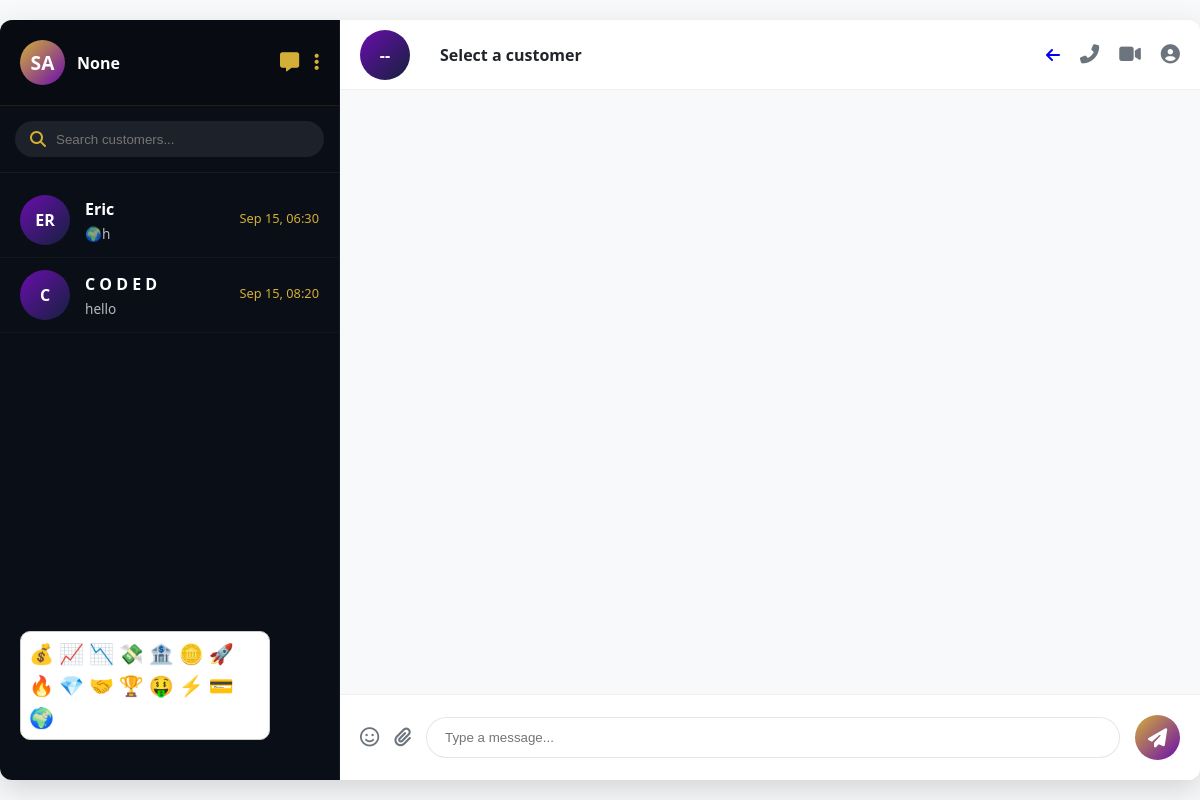
The app's page /dash/support/ (signed in), older data.
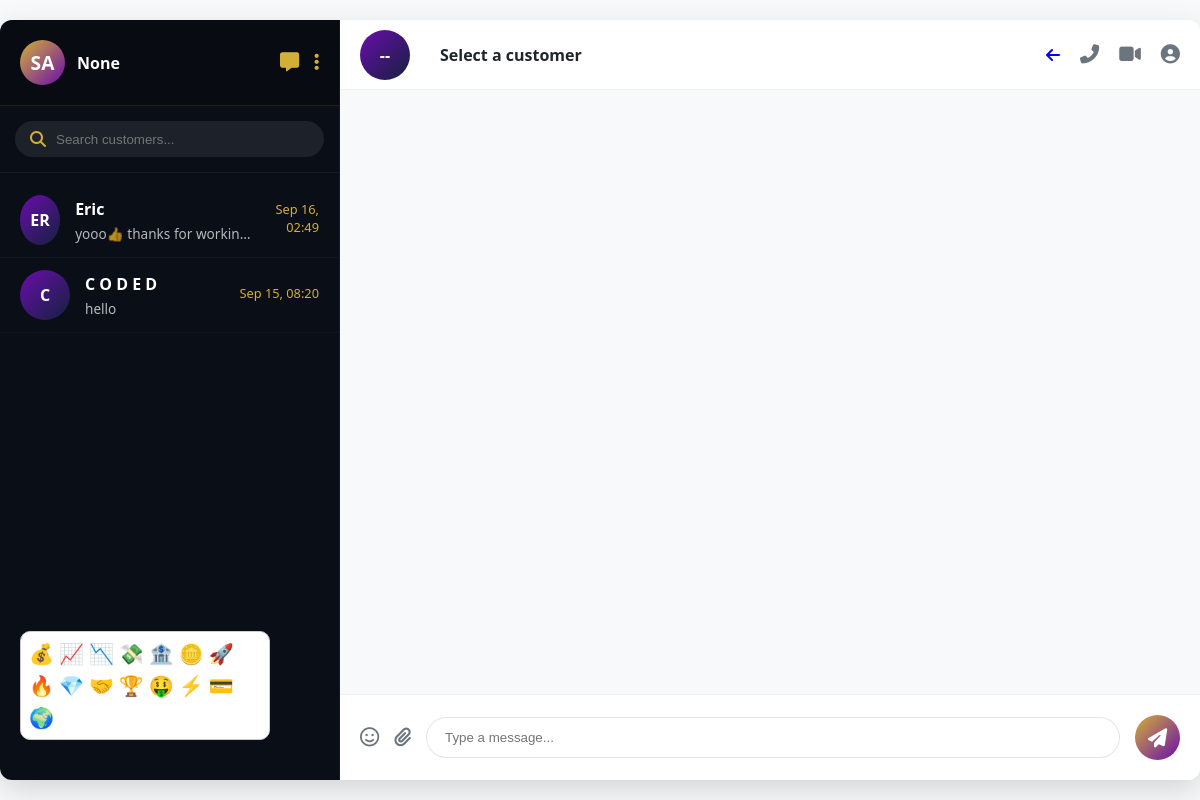
The same page, newer data.
### trade/models/customers.py (models this page shows, shortened)
class Customer(BaseModel):
    agent = models.ForeignKey(
        User, on_delete=models.CASCADE, null=True, blank=True, related_name="chat_agent"
    )
    user = models.ForeignKey(User, on_delete=models.CASCADE)
    image = models.ImageField(null=True, blank=True)
    full_name = models.CharField(max_length=100)
    country_code = models.CharField(max_length=20, null=True, blank=True)
    phone_number = models.CharField(max_length=20, null=True, blank=True)
    referial_code = models.CharField(max_length=100, null=True, blank=True)
    is_active = models.BooleanField(default=True)

### trade/models/chats.py (models this page shows, shortened)
class Conversation(BaseModel):
    customer = models.ForeignKey(
        Customer, on_delete=models.CASCADE, null=True, blank=True
    )
    support_agent = models.ForeignKey(
        SupportAgent, on_delete=models.SET_NULL, null=True, blank=True
    )
    is_active = models.BooleanField(default=True)
    class Meta:
        ordering = ["-updated_at"]

class Message(models.Model):
    MESSAGE_TYPES = (
        ("text", "Text"),
        ("file", "File"),
    )
    SENDER_TYPES = (
        ("customer", "Customer"),
        ("support", "Support Agent"),
    )
    conversation = models.ForeignKey(
        Conversation,
        on_delete=models.CASCADE,
        related_name="messages",
        null=True,
        blank=True,
    )
    sender_type = models.CharField(
        max_length=10, choices=SENDER_TYPES, default="customer"
    )
    message_type = models.CharField(
        max_length=10, choices=MESSAGE_TYPES, default="text"
    )
    content = models.TextField(blank=True, null=True)
    msg_file = models.FileField(blank=True, null=True)
    timestamp = models.DateTimeField(default=timezone.now)
    is_read = models.BooleanField(default=False)
    class Meta:
        ordering = ["timestamp"]

### trade/views.py (the view)
# urls.py: path("dash/support/", support_chat_dashboard, name="support_chat"),
@login_required
def support_chat_dashboard(request):
    support_agent, _ = SupportAgent.objects.get_or_create(
        user=request.user, defaults={"is_available": True}
    )
    customers = Customer.objects.filter(conversation__is_active=True).distinct()
    return render(
        request,
        "agent/support_chats.html",
        {
            "support_agent": support_agent,
            "customers": customers,
        },
    )

### templates/agent/support_chats.html (shortened to what this page needs)
<!DOCTYPE html>
<html lang="en">
<head>
    <link rel="stylesheet" href="https://cdnjs.cloudflare.com/ajax/libs/font-awesome/6.4.0/css/all.min.css">
</head>
<body>
    <div class="chat-container">
        <div class="sidebar">
            <div class="sidebar-header">
                <div class="user-info">
                    <div class="user-avatar">SA</div>
                    <div class="user-name">{{ support_agent.user.username }}</div>
                </div>
                <div class="sidebar-actions">
                    <button><i class="fas fa-comment-alt"></i></button>
                    <button><i class="fas fa-ellipsis-v"></i></button>
                </div>
            </div>
            <div class="search-container">
                <div class="search-box">
                    <i class="fas fa-search"></i>
                    <input type="text" placeholder="Search customers...">
                </div>
            </div>
            <div class="customers-list">
                {% for customer in customers %}
                <div class="customer-item" data-customer-id="{{ customer.id }}">
                    <div class="customer-avatar">{{ customer.full_name|slice:":2"|upper }}</div>
                    <div class="customer-info">
                        <h4>{{ customer.full_name }}</h4>
                        <p>{{ customer.conversation_set.last.messages.last.content|default:"" }}</p>
                    </div>
                    <div class="customer-meta">
                        <div class="customer-time">
                            {% if customer.conversation_set.last.updated_at %}
                                {{ customer.conversation_set.last.updated_at|date:"M d, H:i" }}
                            {% endif %}
                        </div>
                    </div>
                </div>
                {% endfor %}
            </div>
        </div>
        <div class="chat-area">
            <div class="chat-header">
                <div class="chat-partner">
                    <div class="customer-avatar">--</div>
                    <div>
                        <div class="chat-title">Select a customer</div>
                    </div>
                </div>
                <div class="chat-actions">
                    <a href="{% url 'trade:prestige_wealth' %}" class="return-button">
                        <i class="fas fa-arrow-left"></i>
                    </a>
                    <button><i class="fas fa-phone-alt"></i></button>
                    <button><i class="fas fa-video"></i></button>
                    <button><i class="fas fa-user-circle"></i></button>
                </div>
            </div>
            <div class="messages-container"></div>
            <div class="input-area">
                <button class="emoji-button"><i class="far fa-smile"></i></button>
                <button class="file-button"><i class="fas fa-paperclip"></i></button>
                <input type="text" class="message-input" placeholder="Type a message...">
                <button class="send-button"><i class="fas fa-paper-plane"></i></button>
            </div>
            <div class="emoji-picker" style="display:none; position:absolute; bottom:60px; left:20px; background:#fff; border:1px solid #ccc; padding:8px; border-radius:10px; max-width:250px; flex-wrap:wrap; display:flex; gap:5px; font-size:20px;">
                <span>💰</span><span>📈</span><span>📉</span><span>💸</span><span>🏦</span><span>🪙</span><span>🚀</span><span>🔥</span><span>💎</span><span>🤝</span><span>🏆</span><span>🤑</span><span>⚡</span><span>💳</span><span>🌍</span>
            </div>
        </div>
    </div>
</body>
</html>

Row changes from the older to the newer data that the page shows:
changed Customer "ER": conversation_set.last.messages.last.content "🌍h" → "yooo👍 thanks for workin…"; conversation_set.last.updated_at "Sep 15, 06:30" → "Sep 16, 02:49"
